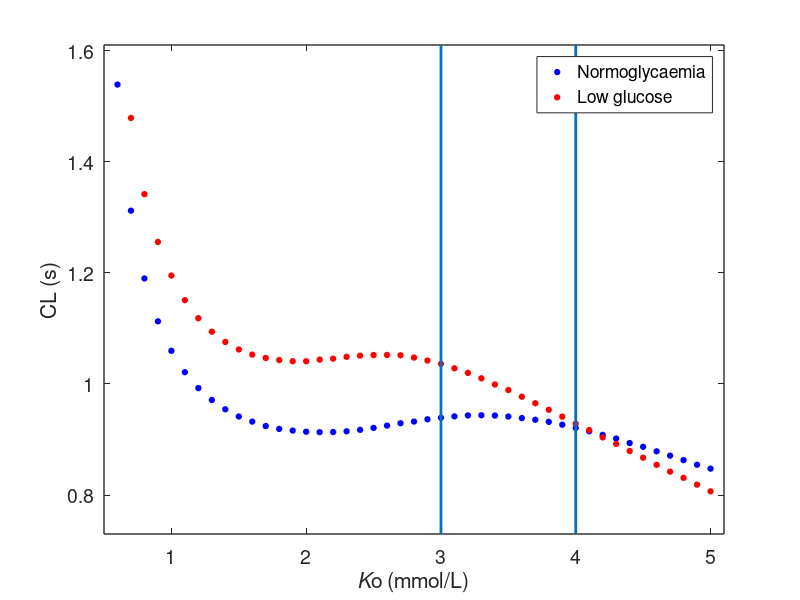

Here is the MATLAB script that generated this plot:
% Script reproduces Figure6a
% Corresponding data are in files 'Figure6a_data1' and 'Figure6a_data2'

% All input parameters values of the model are saved in the 'parameters'
% Matlab structure. 

% All features of the AP are saved in the 'biomarkers' structure. 

% For Figure5, parameters Ko and x_g_Kr (gKr) are variable 
% the other parameters are constant 

% Data for normoglycaemia and low glucose are saved in separate structures

close all
clear

x1=load('Figure6a_data1');

allgKr1 = [];
allCL1 = [];
allMDP1 = [];
allKo1 = [];

for st = 1:length(x1.parameters)
    
    allgKr1 = [allgKr1; x1.parameters(st).x_g_Kr];
    allCL1 = [allCL1; x1.biomarkers(st).CL];
    allMDP1 = [allMDP1; x1.biomarkers(st).MDP2];
    allKo1 = [allKo1; x1.parameters(st).Ko];
    
end

clear x1

%%%

x2=load('Figure6a_data2');

allgKr2 = [];
allCL2 = [];
allMDP2 = [];
allKo2 = [];

for st = 1:length(x2.parameters)
    
    allgKr2 = [allgKr2; x2.parameters(st).x_g_Kr];
    allCL2 = [allCL2; x2.biomarkers(st).CL];
    allMDP2 = [allMDP2; x2.biomarkers(st).MDP2];
    allKo2 = [allKo2; x2.parameters(st).Ko];
    
end

clear x2

%%%

figure

p1=plot(allKo1(1:45),allCL1(1:45),'bo');
hold on
p2=plot(allKo2(1:45),allCL2(1:45),'ro');

set(p1,'markersize',4,'markerfacecolor','b');
set(p2,'markersize',4,'markerfacecolor','r');

xlabel('{\itK}o (mmol/L)')
ylabel('CL (s)')

set(gca,'xlim',[0.5 5.1])
set(gca,'ylim',[0.73 1.61])

set(gca,'ytick',[0.8 1 1.2 1.4 1.6],'yticklabel',[0.8 1 1.2 1.4 1.6])
% set(gca,'xtick',[2 3 4 5],'xticklabel',[2 3 4 5])

ll = legend('Normoglycaemia','Low glucose');
set(ll,'fontsize',14)

ax = axis;
ax=axis;
l1=line([3 3],[ax(3) ax(4)],'HandleVisibility','off');
l2=line([4 4],[ax(3) ax(4)],'HandleVisibility','off');

set([l1 l2],'linewidth',2)

set(gca,'fontsize',14)
set(gca,'linewidth',1)

set(gcf,'position',[680 300 349 420])

% print -dtiff -r300dpi CLKoLowG3.tiff
